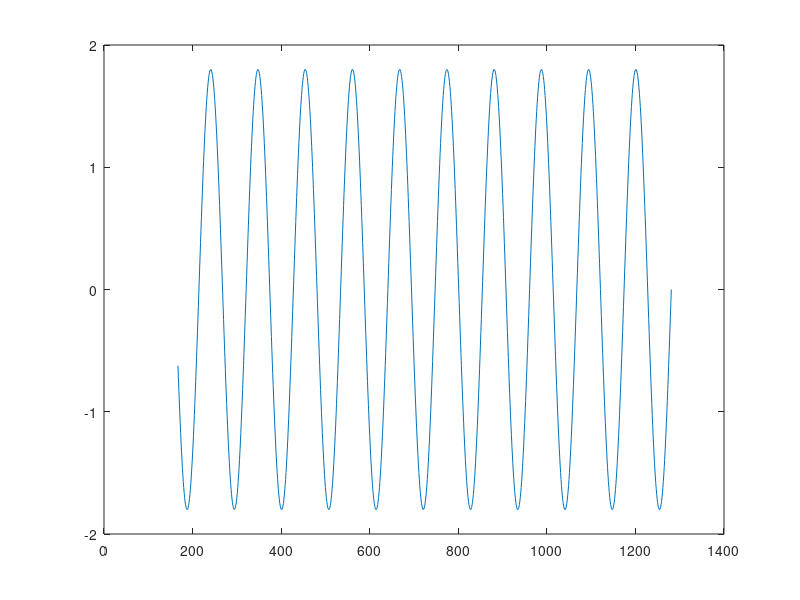

MATLAB code for this plot:
clear all;
close all;
clc;
A=1.8;
t1=4*pi;
t2=8*pi;
alfa=1;
t=[0:(24*pi)/1280:24*pi];
xinterrupcion=A*(1-alfa*(((t-t1)>0)-((t-t2)>0))).*sin(t);
%plot(xinterrupcion)
%hold on;
csvwrite('interrupcion.csv', xinterrupcion);

alfa=0.2;
xsag=A*(1-alfa*(((t-t1)>0)-((t-t2)>0))).*sin(t);
%plot(xsag)
csvwrite('sag.csv', xsag);

alfa=0.8;
xswell=A*(1+alfa*(((t-t1)>0)-((t-t2)>0))).*sin(t);
%plot(xswell)
csvwrite('swell.csv', xswell);

alfa2=0.1;
xharmonics=A*((sin(t))+(alfa2*sin(20*t)));
%plot(xharmonics)
%hold on;
csvwrite('armonicos.csv', xharmonics);

alfa=0.1;
beta=20;
xflicker=A*(1+alfa*sin(beta*t)).*sin(t);
%plot(xflicker)
csvwrite('flicker.csv', xflicker);

t1=4*pi;
t2=5*pi;
alfa=0.8;
betha=5;
%xtransients=A*(sin(t)+alfa*(exp(-(t-t1)./0.004)).*(((t-t1)>0)-((t-t2)>0)).*(sin(300*t)));
xtransients=A*(sin(t)+alfa*sin(betha*t).*(exp(-(t-t1)/0.004)).*(((t-t1)>0)-((t-t2)>0)));
plot(xtransients)
csvwrite('transients.csv', xtransients);



